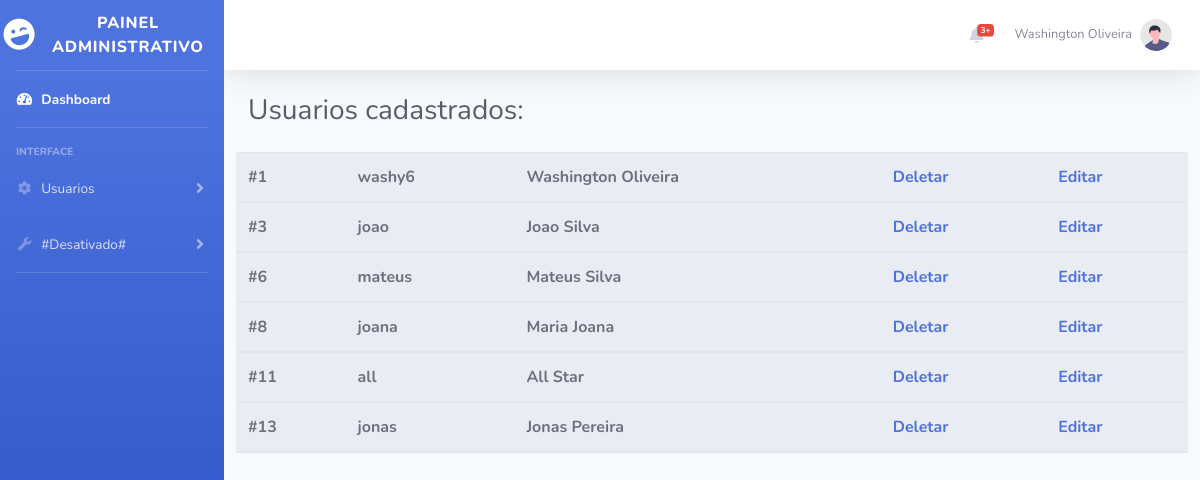
/Painel/dashboard/listarUsu.php (signed in), run on the app's committed database.
### tables this page shows
CREATE TABLE `users` (
  `id` int(10) NOT NULL,
  `login` varchar(100) DEFAULT NULL,
  `password` varchar(100) DEFAULT NULL,
  `nome` varchar(100) DEFAULT NULL
);

### Sys/Dashboard.class.php (called while the page is built, shortened)
<?php
    class Usuarios{
        public function Listar(){
            global $pdo;
            $sql = "SELECT * FROM users";
            $sql = $pdo->prepare($sql);
            $sql->execute();
            return $sql->fetchAll(PDO::FETCH_ASSOC);
        }
    }
?>

### Painel/dashboard/listarUsu.php (the view, shortened to what this page needs)
<?php
include("../includes/header.php");
$dashboard = new Usuarios();
$resultado = $dashboard->Listar();
?>
  <div class="container-fluid">
        <div class="d-sm-flex align-items-center justify-content-between mb-4">
            <h1 class="h3 mb-0 text-gray-800">Usuarios cadastrados: </h1>
        </div>
        <div class="row">
        <table class="table table-light">
                <thead class="thead-light">
                    <?PHP foreach($resultado as $usu){  ?>
                    <tr><th>#<?php echo $usu['id']?></th><th><?php echo $usu['login']?></th><th><?php echo $usu['nome']?></th><th><a href="listarUsu.php?id=<?php echo $usu['id']?>">Deletar</a></th><th><a href="editUsu.php?id=<?php echo $usu['id']?>">Editar</a></th></tr>
                    <?PHP }           ?>
                </thead>
            </table>
        </div>
</div>

### Painel/includes/header.php (shortened to what this page needs)
<?php
require "../../Sys/Dashboard.class.php";
?>
<!DOCTYPE html>
<html lang="en">
<head>
    <link href="vendor/fontawesome-free/css/all.min.css" rel="stylesheet" type="text/css">
    <link href="css/sb-admin-2.min.css" rel="stylesheet">
</head>
<body id="page-top">
    <div id="wrapper">
        <ul class="navbar-nav bg-gradient-primary sidebar sidebar-dark accordion" id="accordionSidebar">
            <a class="sidebar-brand d-flex align-items-center justify-content-center" href="index.php">
                <div class="sidebar-brand-icon rotate-n-15">
                    <i class="fas fa-laugh-wink"></i>
                </div>
                <div class="sidebar-brand-text mx-3">Painel Administrativo</div>
            </a>
            <hr class="sidebar-divider my-0">
            <li class="nav-item active">
                <a class="nav-link" href="index.html">
                    <i class="fas fa-fw fa-tachometer-alt"></i>
                    <span>Dashboard</span></a>
            </li>
            <hr class="sidebar-divider">
            <div class="sidebar-heading">
                Interface
            </div>
            <li class="nav-item">
                <a class="nav-link collapsed" href="#" data-toggle="collapse" data-target="#collapseTwo"
                    aria-expanded="true" aria-controls="collapseTwo">
                    <i class="fas fa-fw fa-cog"></i>
                    <span>Usuarios</span>
                </a>
            </li>
            <li class="nav-item">
                <a class="nav-link collapsed" href="#" data-toggle="collapse" data-target="#collapseUtilities"
                    aria-expanded="true" aria-controls="collapseUtilities">
                    <i class="fas fa-fw fa-wrench"></i>
                    <span>#Desativado#</span>
                </a>
            </li>
            <hr class="sidebar-divider">
        </ul>
        <div id="content-wrapper" class="d-flex flex-column">
            <div id="content">
                <nav class="navbar navbar-expand navbar-light bg-white topbar mb-4 static-top shadow">
                    <ul class="navbar-nav ml-auto">
                        <li class="nav-item dropdown no-arrow mx-1">
                            <a class="nav-link dropdown-toggle" href="#" id="alertsDropdown" role="button"
                                data-toggle="dropdown" aria-haspopup="true" aria-expanded="false">
                                <i class="fas fa-bell fa-fw"></i>
                                <span class="badge badge-danger badge-counter">3+</span>
                            </a>
                        </li>
                        <li class="nav-item dropdown no-arrow">
                            <a class="nav-link dropdown-toggle" href="#" id="userDropdown" role="button"
                                data-toggle="dropdown" aria-haspopup="true" aria-expanded="false">
                                <span class="mr-2 d-none d-lg-inline text-gray-600 small"><?php echo $_SESSION['nome']; ?></span>
                                <img class="img-profile rounded-circle"
                                    src="img/undraw_profile.svg">
                            </a>
                        </li>
                    </ul>
                </nav>

### data on the page
users: id "1", login "washy6", nome "Washington Oliveira"
users: id "3", login "joao", nome "Joao Silva"
users: id "6", login "mateus", nome "Mateus Silva"
users: id "8", login "joana", nome "Maria Joana"
users: id "11", login "all", nome "All Star"
users: id "13", login "jonas", nome "Jonas Pereira"

### other printed values
$_SESSION['nome'] "Washington Oliveira"
